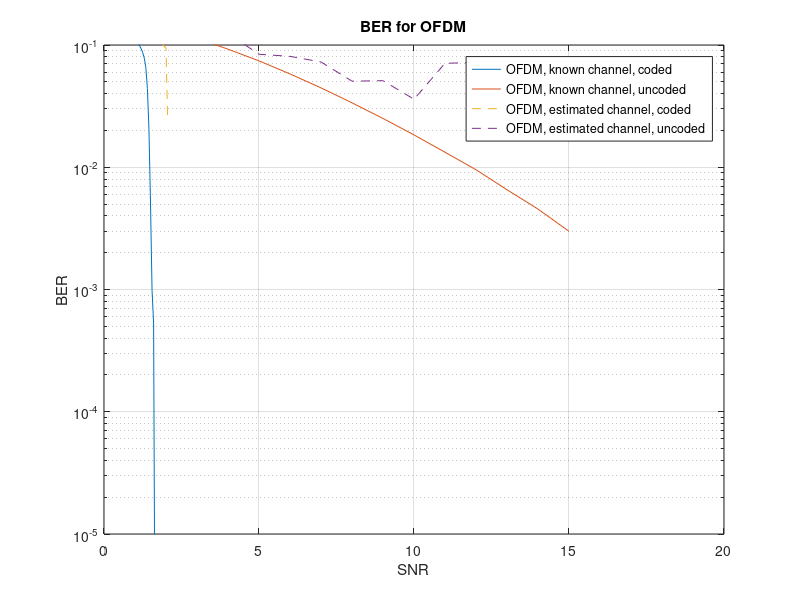
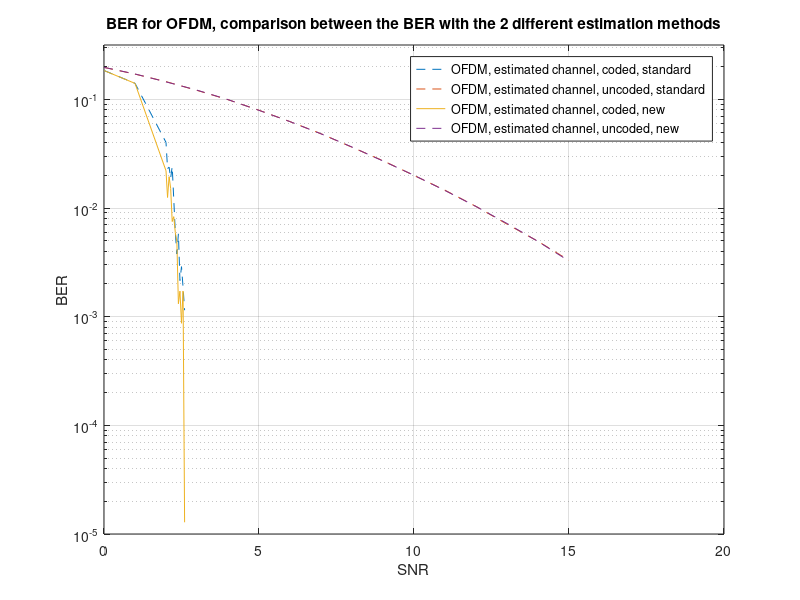

Reproduce these figures in MATLAB, in order.
%% Load OFDM BER
load('OFDM_uncoded_estimated.mat');
load('OFDM_coded_estimated.mat');
load('OFDM_coded_known.mat');
load('OFDM_uncoded_known.mat');

%% Plot
figure,
semilogy(snr_vec_coding_known, BER_coding_known), hold on,
semilogy(snr_vec_nocoding_known, BER_nocoding_known), hold on,
semilogy(snr_vec_coding_estimated, BER_coding_estimated(:, 5), '--'), hold on,
semilogy(snr_vec_nocoding_estimated, BER_nocoding_estimated(:, 7), '--')
legend('OFDM, known channel, coded', 'OFDM, known channel, uncoded', ...
    'OFDM, estimated channel, coded', 'OFDM, estimated channel, uncoded')
xlabel('SNR')
ylabel('BER')
ylim([10^-5, 10^-1])
grid on
title('BER for OFDM')

%% New estimation method
load('OFDM_uncoded_estimated_2_long.mat');
load('OFDM_coded_estimated_2_long.mat');
load('OFDM_uncoded_estimated_long.mat');
load('OFDM_coded_estimated_long.mat');


%% Plot
figure,
semilogy(snr_vec_coding_estimated, mean(BER_coding_estimated, 2), '--'), hold on,
semilogy(snr_vec_nocoding_estimated, mean(BER_nocoding_estimated,2), '--'), hold on
semilogy(snr_vec_coding_estimated_2, mean(BER_coding_estimated_2, 2)), hold on,
semilogy(snr_vec_nocoding_estimated_2, mean(BER_nocoding_estimated_2, 2), '--')
legend('OFDM, estimated channel, coded, standard', 'OFDM, estimated channel, uncoded, standard', ...
    'OFDM, estimated channel, coded, new', 'OFDM, estimated channel, uncoded, new')
xlabel('SNR')
ylabel('BER')
ylim([10^-5, 10^-0.5])
grid on
title('BER for OFDM, comparison between the BER with the 2 different estimation methods')
